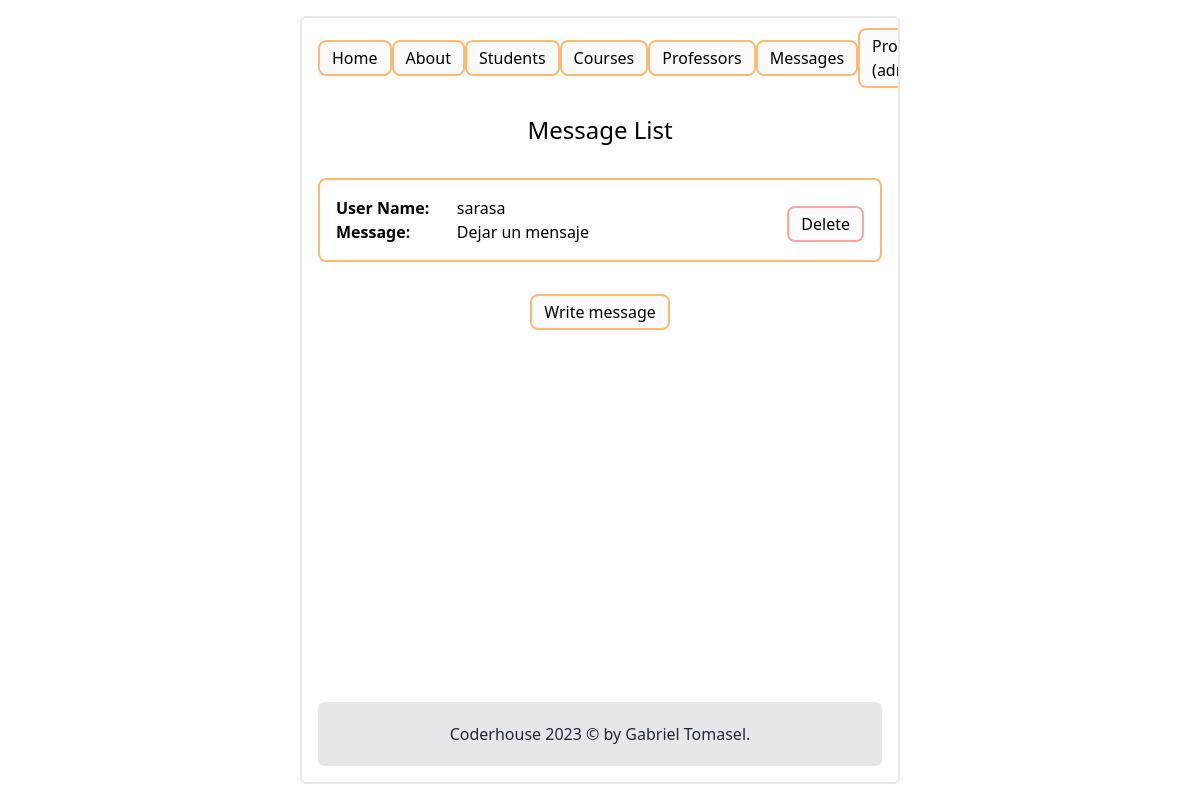
The page /comunications/ (signed in) on the database as committed earlier.
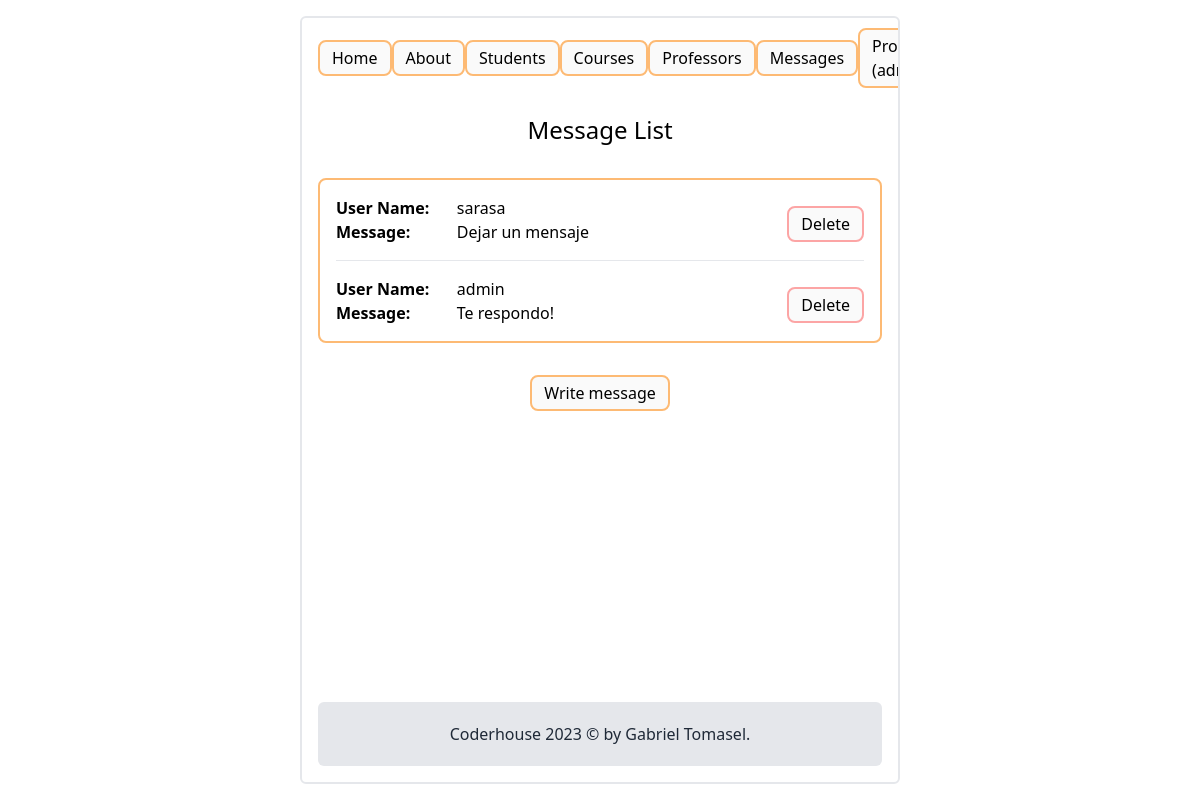
The same page on the database as committed later.
### comunications/models.py (models this page shows)
class Comunication(models.Model):
    message_name = models.CharField(max_length=25)
    message = models.CharField(max_length=200)

### comunications/views.py (the view)
# urls.py: path('comunications/', comunications, name="comunications"),
@login_required
def comunications(request, id=None):
    if id is not None:
        result = Comunication.objects.filter(Q(id__icontains=id))
    else:
        result = Comunication.objects.all()
    if len(result) > 0:
        return render(request, "comunications_search.html", {"search": result, "id": id})
    else:
        return render(request, "comunications_search.html", {"error": id})

### comunications/templates/comunications_search.html (shortened to what this page needs)
{% extends "parent.html" %}
{% load static %}
{% block title %}Message List{% endblock %}
{% block main %}
{% if search %}
<div class="flex flex-col border-orange-300 border-2 rounded-lg p-4 space-y-4">
    {% for data in search %}
    <div class="flex w-full items-center">
        <div class="flex flex-col w-full">
            <div class="font-bold flex w-full">
                <div class="w-1/4">User Name: </div>
                <div class="font-normal ml-2">{{data.message_name}}</div>
            </div>
            <div class="font-bold flex w-full">
                <div class="w-1/4">Message: </div>
                <div class="font-normal ml-2">{{data.message}}</div>
            </div>
        </div>
        <div class="flex flex-col">
            {% if request.user.is_superuser %}
                <a class="bg-zinc-50 hover:bg-red-100 transition border-2 border-red-300 py-1 px-3 rounded-lg mt-2" href="/comunications-delete/{{data.id}}">Delete</a>
            {% endif %}
        </div>
    </div>
    {% if not forloop.last %}
    <hr/>
    {% endif %}
    {% endfor %}
</div>
<div class="flex justify-center w-full">
    <a class="bg-zinc-50 hover:bg-orange-100 transition border-2 border-orange-300 py-1 px-3 rounded-lg" href="/comunications-form/">Write message</a>
</div>
{% endif %}
{% endblock %}

### main/templates/parent.html (shortened to what this page needs)
<!DOCTYPE html>
<html lang="en">
    <head>
        {% load static %}
        <link href="{% static 'css/index.css' %}" rel="stylesheet" />
        <script src="https://cdn.tailwindcss.com"></script>
    </head>
    <body class="h-screen flex flex-col items-center py-4">
        <div class="w-1/2 h-full flex flex-col border-2 p-4 rounded-md space-y-8 overflow-y-scroll" id="main">
            <div class="flex place-content-evenly items-center h-12">
                <a class="bg-zinc-50 hover:bg-orange-100 transition border-2 border-orange-300 py-1 px-3 rounded-lg" aria-current="page" href="{% url 'index' %}">Home</a>
                <a class="bg-zinc-50 hover:bg-orange-100 transition border-2 border-orange-300 py-1 px-3 rounded-lg" href="{% url 'about' %}">About</a>
                {% if request.user.is_authenticated %}
                    <a class="bg-zinc-50 hover:bg-orange-100 transition border-2 border-orange-300 py-1 px-3 rounded-lg" href="{% url 'students_form' %}">Students</a>
                    <a class="bg-zinc-50 hover:bg-orange-100 transition border-2 border-orange-300 py-1 px-3 rounded-lg" href="{% url 'courses_form' %}">Courses</a>
                    <a class="bg-zinc-50 hover:bg-orange-100 transition border-2 border-orange-300 py-1 px-3 rounded-lg" href="{% url 'professors_form' %}">Professors</a>
                    <a class="bg-zinc-50 hover:bg-orange-100 transition border-2 border-orange-300 py-1 px-3 rounded-lg" href="{% url 'comunications_form' %}">Messages</a>
                    <a class="bg-zinc-50 hover:bg-orange-100 transition border-2 border-orange-300 py-1 px-3 rounded-lg" href="{% url 'profile' %}">Profile ({{ request.user.username}})</a>
                    {% else %}
                    <a class="bg-zinc-50 hover:bg-orange-100 transition border-2 border-orange-300 py-1 px-3 rounded-lg" href="{% url 'login' %}">Login</a>
                    <a class="bg-zinc-50 hover:bg-orange-100 transition border-2 border-orange-300 py-1 px-3 rounded-lg" href="{% url 'register' %}">Register</a>
                {% endif %}
            </div>
            <div class="w-full text-center text-2xl">
                {% block title %}{% endblock title %}
            </div>
            {% block main %}{% endblock main %}
            <footer class="py-5 bg-gray-200 rounded-md !mt-auto">
                <p class="text-center text-gray-800">Coderhouse 2023 &copy; by Gabriel Tomasel.</p>
            </footer>
        </div>
    </body>
</html>

### main/static/main/css/index.css (style rules this page uses)
#main { -ms-overflow-style: none; scrollbar-width: none; }

Rows that differ between the two databases and show on the page:
added Comunication: message_name "admin", message "Te respondo!"
